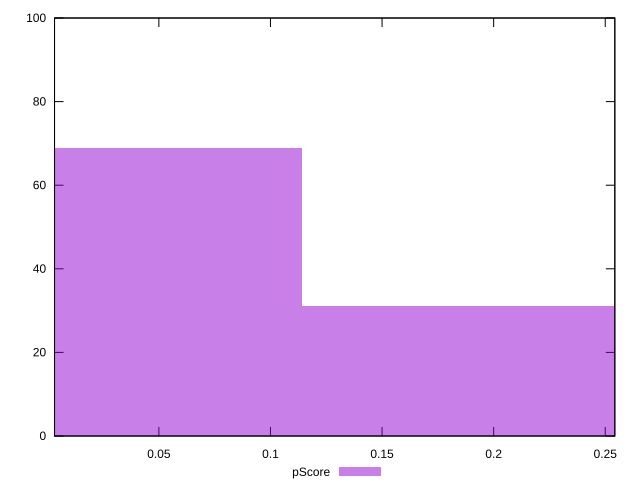

Write gnuplot code to recreate this figure.
reset

$pScore <<EOF
0 69
0.22824429119923928 31
EOF

set key outside below
set boxwidth 0.22824429119923928
set xrange [0.0032521211570840647:0.25429208279392723]
set yrange [0:100]
set trange [0:100]
set style fill transparent solid 0.5 noborder
set terminal svg size 640, 490 enhanced background rgb 'white'
set output "report_00017_2021-02-10T15-08-03.406Z/cumulative-layout-shift/samples/pages+cached+noadtech/pScore/histogram.svg"

plot $pScore title "pScore" with boxes

reset
